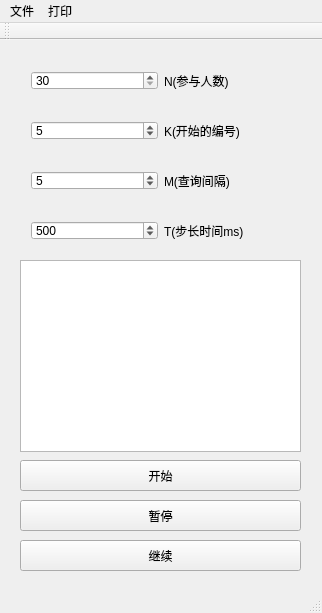
<?xml version="1.0" encoding="UTF-8"?>
<ui version="4.0">
 <class>MainWindow</class>
 <widget class="QMainWindow" name="MainWindow">
  <property name="geometry">
   <rect>
    <x>0</x>
    <y>0</y>
    <width>322</width>
    <height>613</height>
   </rect>
  </property>
  <property name="windowTitle">
   <string>MainWindow</string>
  </property>
  <widget class="QWidget" name="centralWidget">
   <widget class="QWidget" name="horizontalLayoutWidget">
    <property name="geometry">
     <rect>
      <x>20</x>
      <y>20</y>
      <width>281</width>
      <height>41</height>
     </rect>
    </property>
    <layout class="QHBoxLayout" name="horizontalLayout">
     <item>
      <widget class="QSpinBox" name="spinBox">
       <property name="minimum">
        <number>30</number>
       </property>
       <property name="maximum">
        <number>100</number>
       </property>
      </widget>
     </item>
     <item>
      <widget class="QLabel" name="label">
       <property name="text">
        <string>N(参与人数)</string>
       </property>
      </widget>
     </item>
    </layout>
   </widget>
   <widget class="QWidget" name="horizontalLayoutWidget_2">
    <property name="geometry">
     <rect>
      <x>20</x>
      <y>70</y>
      <width>281</width>
      <height>41</height>
     </rect>
    </property>
    <layout class="QHBoxLayout" name="horizontalLayout_2">
     <item>
      <widget class="QSpinBox" name="spinBox_2">
       <property name="minimum">
        <number>1</number>
       </property>
       <property name="maximum">
        <number>100</number>
       </property>
       <property name="value">
        <number>5</number>
       </property>
      </widget>
     </item>
     <item>
      <widget class="QLabel" name="label_2">
       <property name="text">
        <string>K(开始的编号)</string>
       </property>
      </widget>
     </item>
    </layout>
   </widget>
   <widget class="QWidget" name="horizontalLayoutWidget_3">
    <property name="geometry">
     <rect>
      <x>20</x>
      <y>120</y>
      <width>281</width>
      <height>41</height>
     </rect>
    </property>
    <layout class="QHBoxLayout" name="horizontalLayout_3">
     <item>
      <widget class="QSpinBox" name="spinBox_3">
       <property name="minimum">
        <number>1</number>
       </property>
       <property name="maximum">
        <number>100</number>
       </property>
       <property name="value">
        <number>5</number>
       </property>
      </widget>
     </item>
     <item>
      <widget class="QLabel" name="label_3">
       <property name="text">
        <string>M(查询间隔)</string>
       </property>
      </widget>
     </item>
    </layout>
   </widget>
   <widget class="QPushButton" name="pushButton">
    <property name="geometry">
     <rect>
      <x>20</x>
      <y>420</y>
      <width>281</width>
      <height>31</height>
     </rect>
    </property>
    <property name="text">
     <string>开始</string>
    </property>
   </widget>
   <widget class="QPushButton" name="pushButton_2">
    <property name="geometry">
     <rect>
      <x>20</x>
      <y>460</y>
      <width>281</width>
      <height>31</height>
     </rect>
    </property>
    <property name="text">
     <string>暂停</string>
    </property>
   </widget>
   <widget class="QTextBrowser" name="textBrowser">
    <property name="geometry">
     <rect>
      <x>20</x>
      <y>220</y>
      <width>281</width>
      <height>192</height>
     </rect>
    </property>
   </widget>
   <widget class="QWidget" name="horizontalLayoutWidget_4">
    <property name="geometry">
     <rect>
      <x>20</x>
      <y>170</y>
      <width>281</width>
      <height>41</height>
     </rect>
    </property>
    <layout class="QHBoxLayout" name="horizontalLayout_4">
     <item>
      <widget class="QSpinBox" name="spinBox_4">
       <property name="minimum">
        <number>100</number>
       </property>
       <property name="maximum">
        <number>1000</number>
       </property>
       <property name="value">
        <number>500</number>
       </property>
      </widget>
     </item>
     <item>
      <widget class="QLabel" name="label_4">
       <property name="text">
        <string>T(步长时间ms)</string>
       </property>
      </widget>
     </item>
    </layout>
   </widget>
   <widget class="QPushButton" name="pushButton_3">
    <property name="geometry">
     <rect>
      <x>20</x>
      <y>500</y>
      <width>281</width>
      <height>31</height>
     </rect>
    </property>
    <property name="text">
     <string>继续</string>
    </property>
   </widget>
  </widget>
  <widget class="QMenuBar" name="menuBar">
   <property name="geometry">
    <rect>
     <x>0</x>
     <y>0</y>
     <width>322</width>
     <height>23</height>
    </rect>
   </property>
   <widget class="QMenu" name="menu1">
    <property name="title">
     <string>文件</string>
    </property>
    <addaction name="action"/>
    <addaction name="action_2"/>
   </widget>
   <widget class="QMenu" name="menu">
    <property name="title">
     <string>打印</string>
    </property>
    <addaction name="action_3"/>
   </widget>
   <addaction name="menu1"/>
   <addaction name="menu"/>
  </widget>
  <widget class="QToolBar" name="mainToolBar">
   <attribute name="toolBarArea">
    <enum>TopToolBarArea</enum>
   </attribute>
   <attribute name="toolBarBreak">
    <bool>false</bool>
   </attribute>
  </widget>
  <widget class="QStatusBar" name="statusBar"/>
  <action name="action">
   <property name="icon">
    <iconset resource="res.qrc">
     <normaloff>:/img/all.png</normaloff>:/img/all.png</iconset>
   </property>
   <property name="text">
    <string>保存文件</string>
   </property>
  </action>
  <action name="action_2">
   <property name="icon">
    <iconset resource="res.qrc">
     <normaloff>:/img/all.png</normaloff>:/img/all.png</iconset>
   </property>
   <property name="text">
    <string>读取文件</string>
   </property>
  </action>
  <action name="action_3">
   <property name="icon">
    <iconset resource="res.qrc">
     <normaloff>:/img/all.png</normaloff>:/img/all.png</iconset>
   </property>
   <property name="text">
    <string>保存画面</string>
   </property>
  </action>
 </widget>
 <layoutdefault spacing="6" margin="11"/>
 <resources>
  <include location="res.qrc"/>
 </resources>
 <connections/>
</ui>
